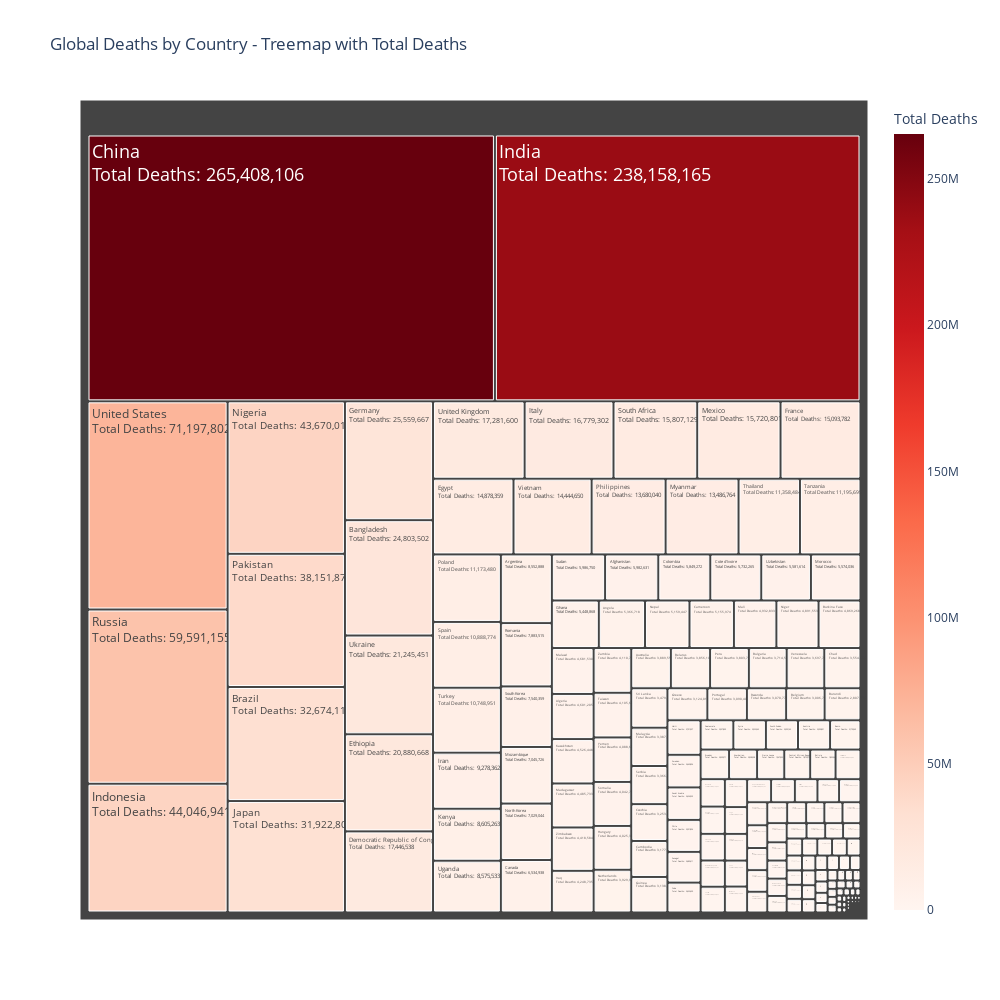

Notebook code cell kept with this figure:
### Markdown cell above
## Global Deaths by Country

### Code cell
# Reload the dataset to include country-wise total deaths
df = pd.read_csv("cause_of_deaths.csv")

# Summing up total deaths for each country across all causes
country_deaths = df.groupby("Country/Territory")[df.columns[3:]].sum().reset_index()

# Calculate the total deaths per country
country_deaths["Total Deaths"] = country_deaths.iloc[:, 1:].sum(axis=1)

# Create an interactive Treemap visualization showing countries with total deaths
fig = px.treemap(
    country_deaths,
    path=["Country/Territory"],
    values="Total Deaths",  # Use total deaths per country
    title="Global Deaths by Country - Treemap Representation",
    color="Total Deaths",
    color_continuous_scale="Reds",
    hover_data={"Total Deaths": ":,.0f"}  # Show only total deaths in hover
)

# Update text settings to show country name directly on the plot
fig.update_traces(
    textinfo="label+text+value",  # Display country name on the plot
    texttemplate="%{label}<br>Total Deaths: %{value:,.0f}",
    textfont_size=18  # Increase font size for better readability
)

# Increase the size of the Treemap for better visualization
fig.update_layout(
    autosize=False,
    width=1000,  # Increased width
    height=1000,  # Increased height
    title_text="Global Deaths by Country - Treemap with Total Deaths"
)

# Show the updated Treemap
fig.show()

### Figure 1 — Plotly figure (JSON) as saved in the notebook; plotly's stock layout.template omitted (floating-point values rounded to 4 significant figures; data arrays with more than 128 entries replaced by an {"elided": "..."} marker saying what was removed)
{"data": [{"branchvalues": "total", "customdata": {"elided": "204x1 float values"}, "domain": {"x": [0, 1], "y": [0, 1]}, "hovertemplate": "labels=%{label}<br>Total Deaths_sum=%{value}<br>parent=%{parent}<br>id=%{id}<br>Total Deaths=%{color:,.0f}<extra></extra>", "ids": {"elided": "204 str values"}, "labels": {"elided": "204 str values"}, "marker": {"coloraxis": "coloraxis", "colors": {"elided": "204 float values"}}, "name": "", "parents": {"elided": "204 str values"}, "textfont": {"size": 18}, "textinfo": "label+text+value", "texttemplate": "%{label}<br>Total Deaths: %{value:,.0f}", "type": "treemap", "values": {"elided": "204 int values"}}], "layout": {"autosize": false, "coloraxis": {"colorbar": {"title": {"text": "Total Deaths"}}, "colorscale": [[0, "rgb(255,245,240)"], [0.125, "rgb(254,224,210)"], [0.25, "rgb(252,187,161)"], [0.375, "rgb(252,146,114)"], [0.5, "rgb(251,106,74)"], [0.625, "rgb(239,59,44)"], [0.75, "rgb(203,24,29)"], [0.875, "rgb(165,15,21)"], [1, "rgb(103,0,13)"]]}, "height": 1000, "legend": {"tracegroupgap": 0}, "title": {"text": "Global Deaths by Country - Treemap with Total Deaths"}, "width": 1000}}
